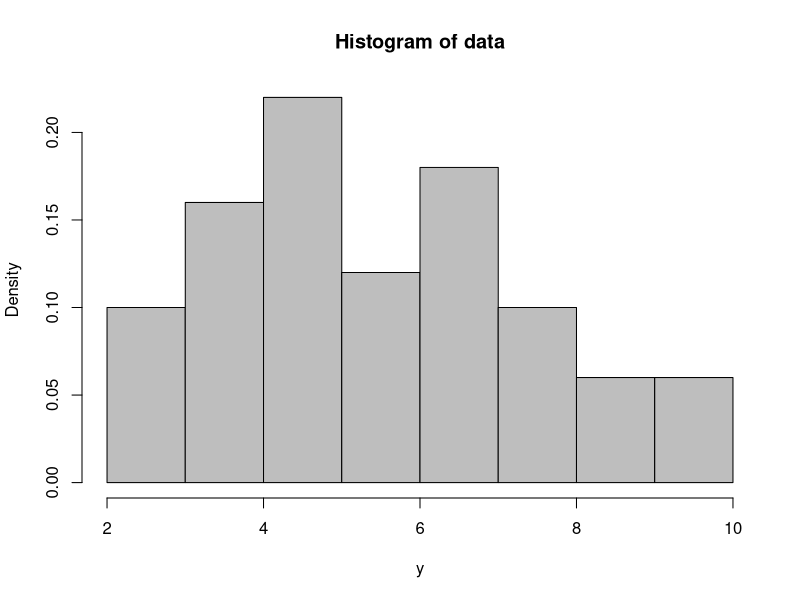
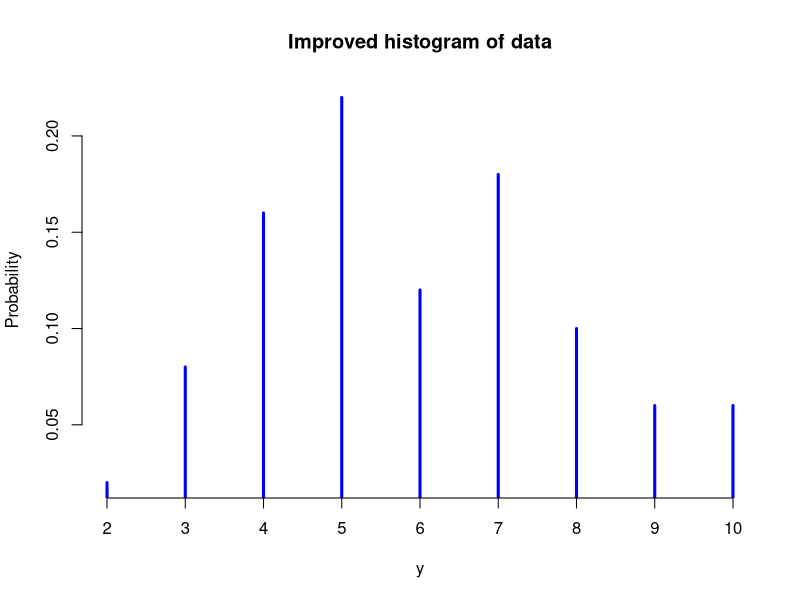
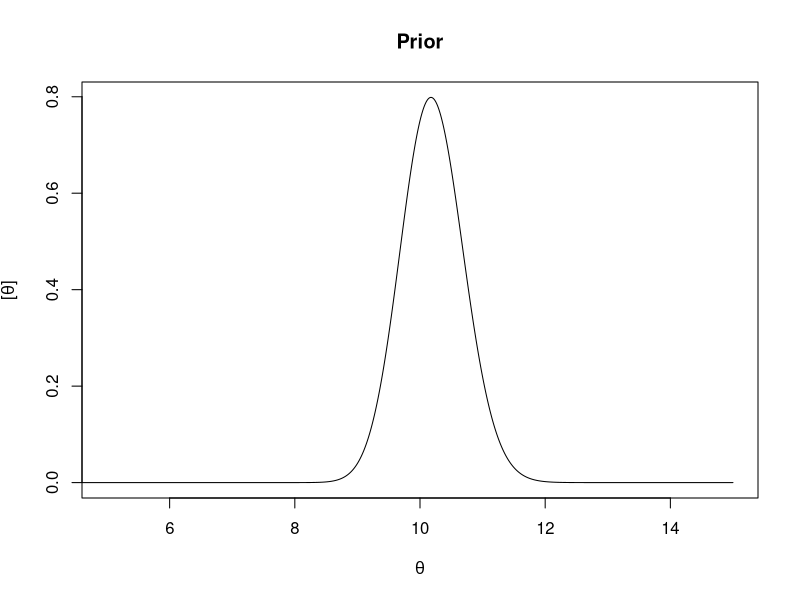
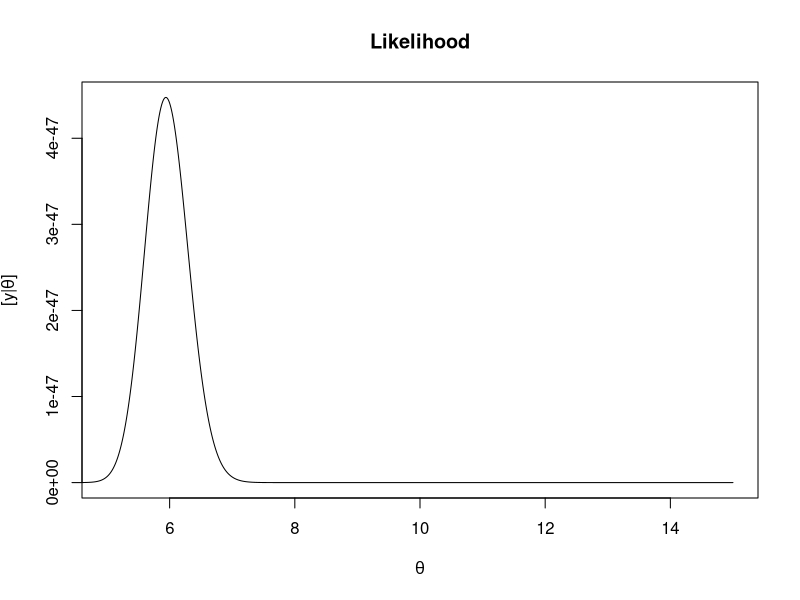
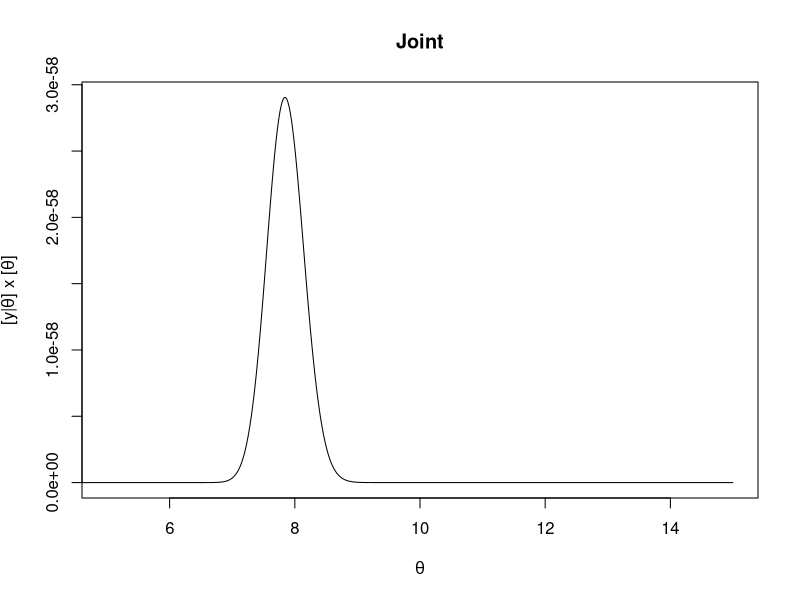
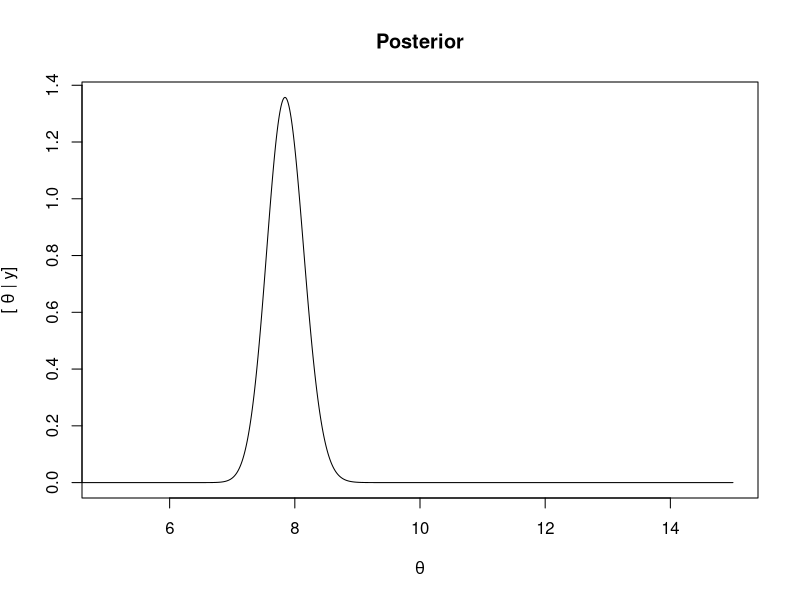
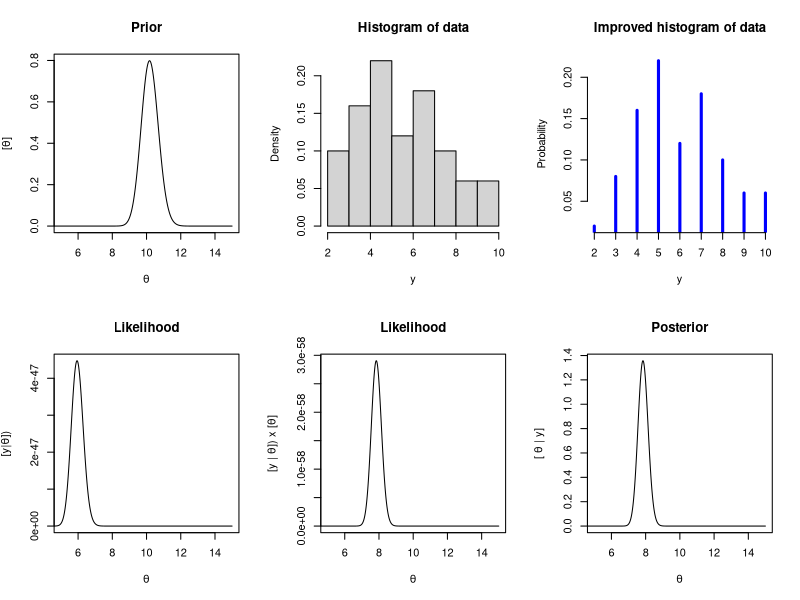
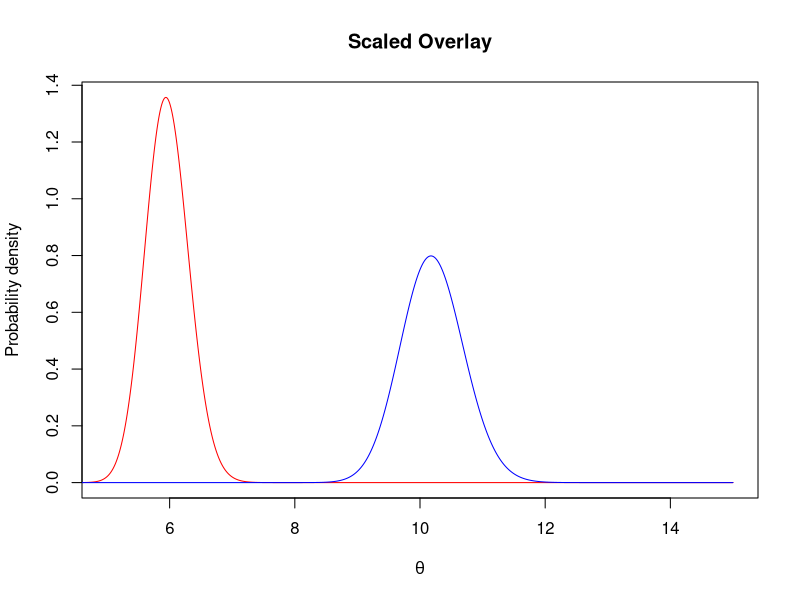

These charts were generated, in order, by the following R code:
## ---- chunk 1
rm(list = ls())
library(knitr)
knitr::opts_chunk$set(cache = FALSE, warnings = FALSE, tidy = FALSE)

# uncomment out this to generate key
 nokey = FALSE; key = TRUE

# uncomment out this to generate exercise
 #nokey = TRUE; key = FALSE

set.seed(1)
## ---- chunk 2
# set random number generator
set.seed(3)

# simulate the data
y <- rpois(50, lambda = 6.4)

# histogram of the data
hist(y, freq = FALSE, breaks = 10, main = "Histogram of data", col = "gray")

# custom function for improved histogram of the data
library(plyr)

discrete_hist <- function(y) {
  z <- count(y)
  z$dens <- z$freq/sum(z$freq)
  plot(z$x, z$dens, type = "h", ylab = "Probability", xlab = "y", main = "Improved histogram of data", 
    frame = FALSE, xaxt = "n", lwd = 3, col = "blue")
  x <- seq(min(z$x), max(z$x), 1)
  axis(side = 1, at = x, labels = x)
}
discrete_hist(y)

# prior mean and standard deviation
mu.prior <- 10.2
sigma.prior <- 0.5
## ---- chunk 3
step <- .01
theta <- seq(0, 15, step)
## ---- chunk 4
prior <- function(theta, mu = mu.prior, sigma = sigma.prior) dgamma(theta, mu^2 / sigma^2, mu / sigma^2)
## ---- chunk 5
plot(theta, prior(theta), type = "l", ylab = expression(paste("[", theta, "]")), xlab = expression(theta),
  main = "Prior", xlim = c(5, 15))
## ---- chunk 6
sd(rgamma(100000, mu.prior^2 / sigma.prior^2, mu.prior / sigma.prior^2))
mean(rgamma(100000, mu.prior^2 / sigma.prior^2, mu.prior / sigma.prior^2))
## ---- chunk 7
like <- function(theta, y){
  L = rep(0, length(theta))
	for(i in 1:length(theta)) L[i] = prod(dpois(y, theta[i], log = FALSE))
	return(L)
} 
## ---- chunk 8
plot(theta, like(theta, y = y), type = "l", xlim = c(5, 15), main = "Likelihood", xlab = expression(theta), 
  ylab = expression(paste("[y|", theta, "]")))
## ---- chunk 9
joint = function(theta) like(theta, y = y) * prior(theta)

plot(theta, joint(theta), type = "l",  main = "Joint", xlim = c(5, 15), xlab = expression(theta),
  ylab = expression(paste("[y|", theta, "] x [", theta, "]")))
## ---- chunk 10
(Py <- sum(like(theta, y = y) * prior(theta) * step))
## ---- chunk 11
P.theta <- p.theta <- joint(theta) / Py

plot(theta, p.theta, typ = "l", xlim = c(5, 15), main = "Posterior", xlab = expression(theta), 
  ylab = expression(paste("[ ", theta, " | y]")))
## ---- chunk 12
par(mfrow = (c(2, 3)))
plot(theta, prior(theta), type = "l", ylab = expression(paste("[", theta, "]")), xlab = expression(theta),
  main = "Prior", xlim = c(5, 15))

hist(y, freq = FALSE, breaks = 10, main = "Histogram of data")
discrete_hist(y = y)

plot(theta, like(theta, y = y), type = "l", main = "Likelihood", xlim = c(5, 15), xlab = expression(theta),
  ylab = expression(paste("[y|", theta, "])")))
plot(theta, joint(theta), type = "l", main = "Likelihood", xlim = c(5, 15), xlab = expression(theta),
  ylab = expression(paste("[y | ", theta, "]) x [", theta, "]")))
plot(theta, p.theta, type = "l", xlim = c(5, 15), main = "Posterior", xlab = expression(theta),
  ylab = expression(paste("[ ", theta, " | y]")))
## ---- chunk 13
(c <- max(p.theta) / max(like(theta, y)))
like.scaled <- c * like(theta, y)

par(mfrow=c(1, 1))
plot(theta, like.scaled, type = "l", col = "red", xlim = c(5,15), xlab = expression(theta),
  main = "Scaled Overlay", ylab = "Probability density")
lines(theta, prior(theta), col = "blue")
## ---- chunk 14
# Calculate the posterior using gamma-Poisson conjugate relationship and overlay on the integrated posterior
p.conj = dgamma(theta, sum(y) + mu.prior^2 / sigma.prior^2, length(y) + mu.prior / sigma.prior^2)

par(mfrow=c(1, 1))
plot(theta, like.scaled, type = "l", col = "red", xlim = c(5,15), xlab = expression(theta), 
  ylab = "Probability density", main = "Scaled Overlay")
lines(theta, prior(theta), col = "blue")
lines(theta, p.conj, type = "l", lwd = 1, col = "orange")
lines(theta, p.theta, col = "black", lwd = 4, type = "l", lty = "dashed")

legend(11, 1.2, legend= c("Scaled likelihood", "Prior","Integrated posterior", "Conjugate posterior"), cex = .8, 
  lwd = 2, bty = "n", col = c("red", "blue", "black", "orange"), lty = c("solid", "solid", "dashed", "solid"))
